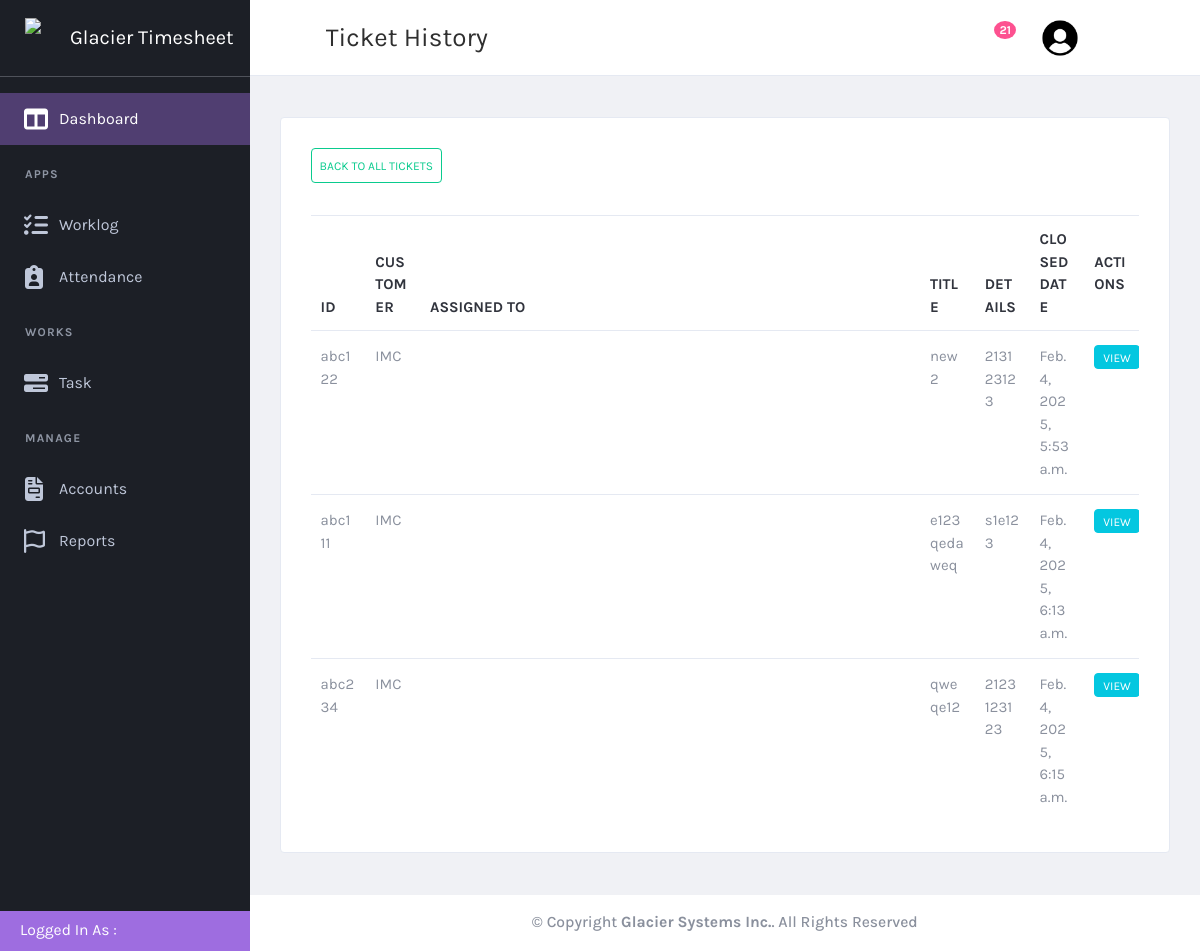
The page /task/taskhistory/ on the database as committed earlier.
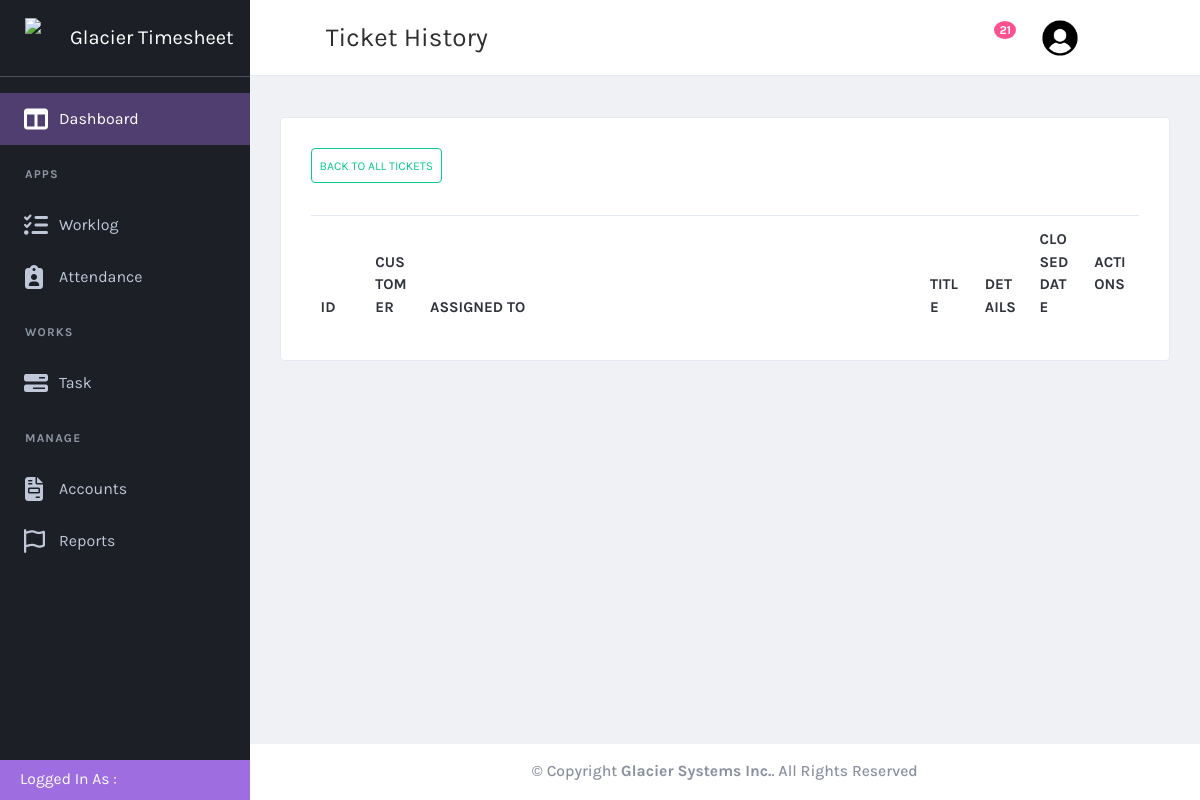
The same page on the database as committed later.
### task/models.py (models this page shows, shortened)
class ticket(models.Model):
    ticket_id = models.CharField(max_length = 200, null = False)
    ticket_title = models.CharField(max_length=200, null=False)
    customer = models.ForeignKey(customer, on_delete=models.CASCADE, null=True)
    ticket_type = models.ForeignKey(ticket_type, on_delete=models.CASCADE, null=True)
    date_opened = models.DateField(null=True)
    priority = models.ForeignKey(priority_type, on_delete=models.CASCADE, null = True)
    assigned_to = models.ManyToManyField(User, related_name="assigned_tickets")  # Allow multiple users
    last_updated = models.DateTimeField(null=True)
    last_updated_by = models.ForeignKey(User, on_delete=models.CASCADE, null = True, related_name="last_updated_by")
    state = models.ForeignKey(state, on_delete=models.CASCADE, null=True)
    short_description = models.CharField(max_length=200, null=True)
    closed_date = models.DateField(null=True)
    solution = models.TextField(max_length=500, default="")

### customer/models.py (models this page shows)
class customer(models.Model):
  name = models.CharField(max_length=100, null = True)
  city = models.CharField(max_length=100, null = True)
  state = models.CharField(max_length=100, null = True)
  zipcode = models.CharField(max_length=100, null = True)
  street1 = models.CharField(max_length=100, null = True)
  street2 = models.CharField(max_length=100, null = True)
  phone = models.CharField(max_length=100, null = True)
  contract_hr = models.IntegerField(null = True)
  create_date = models.DateField(null = True)
  status = models.ForeignKey(customer_status, on_delete= models.SET_NULL, null=True)
  def __str__(self):
    return self.name

### task/views.py (the view)
# urls.py: path('taskhistory/', views.taskhistory, name ="taskhistory"),
def taskhistory(request):
    users = User.objects.all()
    completed_state = get_object_or_404(state, state_name = "Completed")
    tasks = ticket.objects.filter(state = completed_state)
    return render(request, "taskhistory.html", {"tasks": tasks, "users": users})

### task/templates/taskhistory.html (shortened to what this page needs)
{% extends "base.html" %}
{% load static %}
{% block page-title %}Ticket History{% endblock page-title %}
{% block content %}
    <div class="content-wrapper">
        <div class="content">
            <div class="card card-default">
                <div class="card-header">
                    <a href = "{% url 'task' %}" class="btn btn-outline-success small-btn d-flex justify-content-center align-items-center text-center" >
                        Back to All Tickets
                    </a>
                </div>
                <div class="card-body">
                    <table id="productsTable" class="table table-hover table-product" style="width:100%">
                      <thead>
                        <tr>
                          <th>ID&nbsp&nbsp</th>
                          <th>Customer&nbsp&nbsp</th>
                          <th>Assigned To&nbsp&nbsp</th>
                          <th>Title&nbsp&nbsp</th>
                          <th>Details</th>
                          <th>Closed Date</th>
                          <th>Actions&nbsp&nbsp</th>
                        </tr>
                      </thead>
                      <tbody>
                        {% for i in tasks %}
                            <tr>
                                <td>{{i.ticket_id}}</td>
                                <td>{{i.customer}}</td>
                                <td>
                                </td>
                                <td>{{i.ticket_title}}</td>
                                <td>{{i.short_description}}</td>
                                <td>{{i.last_updated}}</td>
                                <td><a  href="{% url 'taskdetails' i.id%}" class="btn btn-info view-small-btn" >View</a></td>
                            </tr>
                        {% endfor %}
                      </tbody>
                    </table>
                  </div>
            </div>
        </div>
    </div>
{% endblock  %}

### templates/base.html (shortened to what this page needs)
{% load static %}
<!DOCTYPE html>
<html lang="en" dir="ltr">
  <head>
    <link href="{% static 'plugins/material/css/materialdesignicons.min.css' %}" rel="stylesheet" />
    <link href="{% static 'plugins/simplebar/simplebar.css' %}" rel="stylesheet" />
    <link href="{% static 'plugins/nprogress/nprogress.css' %}" rel="stylesheet" />
    <link href="{% static 'plugins/DataTables/DataTables-1.10.18/css/jquery.dataTables.min.css' %}" rel="stylesheet" />
    <link href="{% static 'plugins/jvectormap/jquery-jvectormap-2.0.3.css' %}" rel="stylesheet" />
    <link href="{% static 'plugins/daterangepicker/daterangepicker.css' %}" rel="stylesheet" />
    <link href="https://cdn.quilljs.com/1.3.6/quill.snow.css" rel="stylesheet">
    <link href="{% static 'plugins/toaster/toastr.min.css' %}" rel="stylesheet" />
    <link href="{% static 'plugins/prism/prism.css' %}" rel="stylesheet" />
    <link href="{% static 'plugins/select2/css/select2.min.css' %}" rel="stylesheet" />
    <link id="main-css-href" rel="stylesheet" href="{% static 'css/style.css' %}" />
  </head>
  <body class="navbar-fixed sidebar-fixed" id="body">
    <div class="wrapper">
      <aside class="left-sidebar sidebar-dark" id="left-sidebar">
        <div id="sidebar" class="sidebar sidebar-with-footer">
          <div class="app-brand">
            <a href="{% url 'dashboard' %}">
              <img src="{% static 'images/glacierlogo.png' %}" alt="Mono" height = 40px width = 40px >
              <span class="brand-name">Glacier Timesheet</span>
            </a>
          </div>
          <div class="sidebar-left" data-simplebar style="height: 100%;">
            <ul class="nav sidebar-inner" id="sidebar-menu">
                <li
                  class="active"
                  >
                  <a class="sidenav-item-link" href="{% url 'dashboard' %}">
                    <i class="fa-solid fa-table-columns"></i>
                    <span class="nav-text">Dashboard</span>
                  </a>
                </li>
                <li class="section-title">
                  Apps
                </li>
                <li
                  >
                  <a class="sidenav-item-link" href="#">
                    <i class="fa-solid fa-list-check"></i>
                    <span class="nav-text">Worklog</span>
                  </a>
                </li>
                <li  class="has-sub" >
                  <a class="sidenav-item-link" href="javascript:void(0)" data-toggle="collapse" data-target="#attendance"
                    aria-expanded="false" aria-controls="email">
                    <i class="fa-solid fa-clipboard-user"></i>
                    <span class="nav-text">Attendance</span> <b class="caret"></b>
                  </a>
                </li>
                <li class="section-title">
                  Works
                </li>
                <li  class="has-sub" >
                  <a class="sidenav-item-link" href="javascript:void(0)" data-toggle="collapse" data-target="#task"
                    aria-expanded="false" aria-controls="email">
                    <i class="fa-solid fa-bars-progress"></i>
                    <span class="nav-text">Task</span> <b class="caret"></b>
                  </a>
                </li>
                <li class="section-title">
                  Manage
                </li>
                <li  class="has-sub" >
                  <a class="sidenav-item-link" href="javascript:void(0)" data-toggle="collapse" data-target="#accounts"
                    aria-expanded="false" aria-controls="email">
                    <i class="fa-solid fa-file-invoice"></i>
                    <span class="nav-text">Accounts</span> <b class="caret"></b>
                  </a>
                </li>
                <li  class="has-sub" >
                  <a class="sidenav-item-link" href="javascript:void(0)" data-toggle="collapse" data-target="#reports"
                    aria-expanded="false" aria-controls="email">
                    <i class="fa-regular fa-flag"></i>
                    <span class="nav-text">Reports</span> <b class="caret"></b>
                  </a>
                </li>
              </ul>
          </div>
            <div class="sidebar-footer  " >
              <div class="sidebar-footer-content d-flex align-items-center p-4" style="height: 40px; ">
                  <p style="color:white;">Logged In As : {{user.username}}</P>
              </div>
            </div>
        </div>
      </aside>
      <div class="page-wrapper">
        <header class="main-header" id="header">
          <nav class="navbar navbar-expand-lg navbar-light" id="navbar">
            <button id="sidebar-toggler" class="sidebar-toggle">
            </button>
            <span class="page-title">{% block page-title %}Dashboard{% endblock page-title %}</span>
            <div class="navbar-right ">
              <ul class="nav navbar-nav">
                <li class="custom-dropdown">
                  <button class="notify-toggler custom-dropdown-toggler">
                    <span class="badge badge-xs rounded-circle">21</span>
                  </button>
                </li>
                <li class="dropdown user-menu">
                  <button class="dropdown-toggle nav-link" data-toggle="dropdown">
                    <img src="{% static 'images/usericon.png' %}" class="user-image rounded-circle" alt="User Image" />
                  </button>
                </li>
              </ul>
            </div>
          </nav>
        </header>
        {% block content %}
        {% endblock %}
        <footer class="footer mt-auto">
          <div class="copyright bg-white d-flex align-items-center justify-content-center">
            <p>
              &copy; Copyright <strong><span>Glacier Systems Inc.</span></strong>. All Rights Reserved
            </p>
          </div>
        </footer>
      </div>
    </div>
  </body>
</html>

Rows that differ between the two databases and show on the page:
removed ticket: ticket_id "abc122", customer "IMC", ticket_title "new2", short_description "213123123", last_updated "Feb. 4, 2025, 5:53 a.m."
removed ticket: ticket_id "abc111", customer "IMC", ticket_title "e123qedaweq", short_description "s1e123", last_updated "Feb. 4, 2025, 6:13 a.m."
removed ticket: ticket_id "abc234", customer "IMC", ticket_title "qweqe12", short_description "2123123123", last_updated "Feb. 4, 2025, 6:15 a.m."
